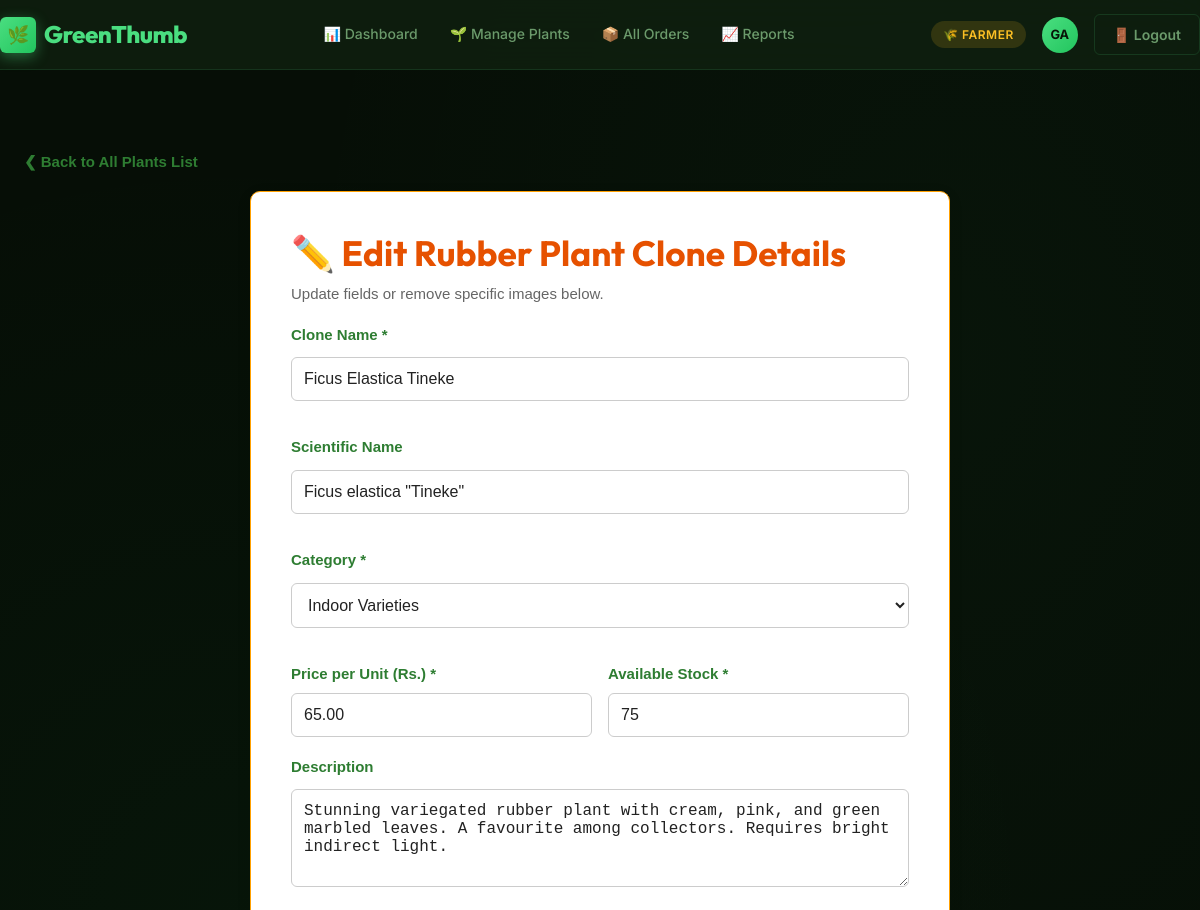
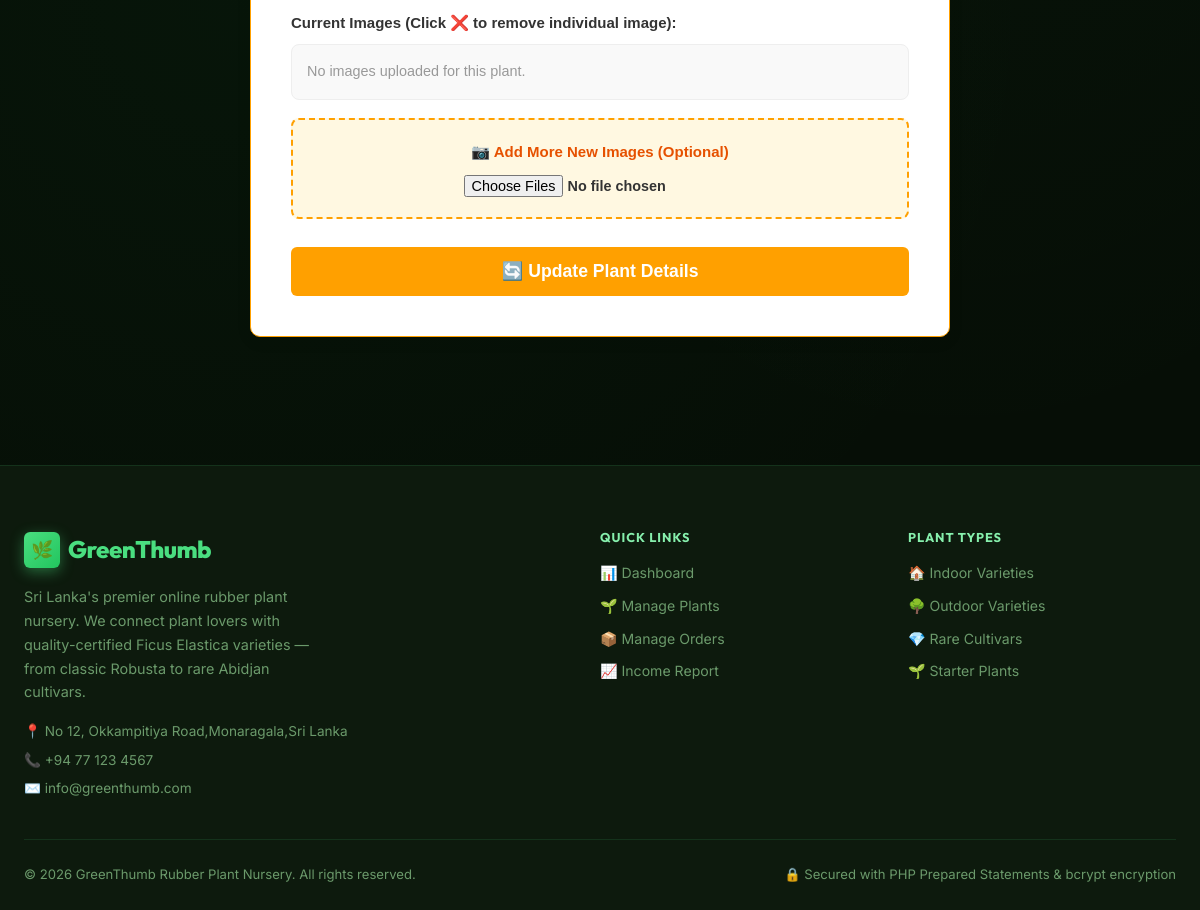
Screenshot of /farmer/edit_plant.php?id=2 (signed in) with the database file from the repository (2 pictures, top to bottom).
### tables this page shows
CREATE TABLE plants (
    plant_id        INT UNSIGNED        NOT NULL AUTO_INCREMENT,

     
    category_id     INT UNSIGNED        NULL,

     
    plant_name      VARCHAR(150)        NOT NULL,

     
    scientific_name VARCHAR(150)        NULL,

     
    description     TEXT                NULL,

     
     
    price_per_unit  DECIMAL(10, 2)      NOT NULL DEFAULT 0.00,

     
    stock_quantity  INT UNSIGNED        NOT NULL DEFAULT 0,

     
    min_order_qty   INT UNSIGNED        NOT NULL DEFAULT 1,

     
    image_filename  VARCHAR(255)        NULL,

     
    is_available    TINYINT(1)          NOT NULL DEFAULT 1,

     
    created_by      INT UNSIGNED        NULL,    
    created_at      TIMESTAMP           NOT NULL DEFAULT CURRENT_TIMESTAMP,
    updated_at      TIMESTAMP           NOT NULL DEFAULT CURRENT_TIMESTAMP
                                                 ON UPDATE CURRENT_TIMESTAMP,

     
     
     
    PRIMARY KEY (plant_id),

     
    CONSTRAINT chk_price_positive   CHECK (price_per_unit >= 0),
    CONSTRAINT chk_stock_positive   CHECK (stock_quantity >= 0),
    CONSTRAINT chk_min_order        CHECK (min_order_qty  >= 1),

     
    INDEX idx_plants_category   (category_id),    
    INDEX idx_plants_available  (is_available),   
    INDEX idx_plants_created_by (created_by),     

     
     
     
    CONSTRAINT fk_plants_category
        FOREIGN KEY (category_id)
        REFERENCES plant_categories (category_id)
        ON UPDATE CASCADE     
        ON DELETE SET NULL,   

    CONSTRAINT fk_plants_created_by
        FOREIGN KEY (created_by)
        REFERENCES users (user_id)
        ON UPDATE CASCADE
        ON DELETE SET NULL    
);

### farmer/edit_plant.php (the view, shortened to what this page needs)
<?php
require_once __DIR__ . '/../config/db.php';
$plant_id = (int)$_GET['id'];
$plant_res = $conn->query("SELECT * FROM plants WHERE plant_id = $plant_id");
$plant = $plant_res->fetch_assoc();
require_once __DIR__ . '/../components/header.php';
?>
<div class="container" style="margin-top: var(--space-xl); margin-bottom: var(--space-2xl); font-family: sans-serif;">
    <div style="margin-bottom: var(--space-md);">
        <a href="manage_plants.php?action=view" style="color: #2e7d32; text-decoration: none; font-weight: bold;">❮ Back to All Plants List</a>
    </div>
    <div class="card" style="max-width: 700px; margin: 0 auto; border: 1px solid #ffa000; border-radius: 10px; background: white; box-shadow: 0 4px 15px rgba(0,0,0,0.08);">
        <div class="card-body" style="padding: var(--space-xl);">
            <h2 style="color: #e65100; margin-bottom: var(--space-sm); font-weight: bold;">✏️ Edit Rubber Plant Clone Details</h2>
            <p class="text-muted" style="margin-bottom: var(--space-md); color: #666;">Update fields or remove specific images below.</p>
            <form action="edit_plant.php?id=<?= $plant_id ?>" method="POST" enctype="multipart/form-data" style="display: flex; flex-direction: column; gap: 18px;">
                <div class="form-group">
                    <label style="font-weight: bold; display:block; margin-bottom:6px; color: #2e7d32;">Clone Name *</label>
                    <input type="text" name="plant_name" class="fixed-input" value="<?= htmlspecialchars($plant['plant_name']) ?>" required>
                </div>
                <div class="form-group">
                    <label style="font-weight: bold; display:block; margin-bottom:6px; color: #2e7d32;">Scientific Name</label>
                    <input type="text" name="scientific_name" class="fixed-input" value="<?= htmlspecialchars($plant['scientific_name'] ?? '') ?>">
                </div>
                <div class="form-group">
                    <label style="font-weight: bold; display:block; margin-bottom:6px; color: #2e7d32;">Category *</label>
                    <select name="category_id" class="fixed-input" required style="height: auto;">
                        <?php
                        $categories = $conn->query("SELECT * FROM plant_categories ORDER BY category_name ASC");
                        while($cat = $categories->fetch_assoc()):
                            $selected = ($cat['category_id'] == $plant['category_id']) ? 'selected' : '';
                        ?>
                            <option value="<?= $cat['category_id'] ?>" <?= $selected ?> style="color: #333;"><?= htmlspecialchars($cat['category_name']) ?></option>
                        <?php endwhile; ?>
                    </select>
                </div>
                <div style="display: grid; grid-template-columns: 1fr 1fr; gap: 16px;">
                    <div>
                        <label style="font-weight: bold; display:block; margin-bottom:6px; color: #2e7d32;">Price per Unit (Rs.) *</label>
                        <input type="number" step="0.01" name="price" class="fixed-input" value="<?= htmlspecialchars($plant['price_per_unit']) ?>" required>
                    </div>
                    <div>
                        <label style="font-weight: bold; display:block; margin-bottom:6px; color: #2e7d32;">Available Stock *</label>
                        <input type="number" name="stock_quantity" class="fixed-input" value="<?= htmlspecialchars($plant['stock_quantity']) ?>" required>
                    </div>
                </div>
                <div class="form-group">
                    <label style="font-weight: bold; display:block; margin-bottom:6px; color: #2e7d32;">Description</label>
                    <textarea name="description" class="fixed-input" rows="4" style="resize: vertical;"><?= htmlspecialchars($plant['description']) ?></textarea>
                </div>
                <div>
                    <label style="font-weight: bold; display:block; margin-bottom:8px; color: #333;">Current Images (Click ❌ to remove individual image):</label>
                    <div style="display: flex; gap: 15px; flex-wrap: wrap; background: #f9f9f9; padding: 15px; border-radius: 8px; border: 1px solid #eee;">
                        <?php
                        $imgs = $conn->query("SELECT * FROM plant_images WHERE plant_id = $plant_id");
                        if ($imgs->num_rows > 0):
                            while($im = $imgs->fetch_assoc()):
                        ?>
                            <div class="img-container">
                                <img src="../uploads/<?= htmlspecialchars($im['image_path']) ?>" style="width: 90px; height: 90px; object-fit: cover; border-radius: 6px; border: 1px solid #ccc; display: block;">
                                <a href="edit_plant.php?id=<?= $plant_id ?>&delete_img_id=<?= $im['id'] ?>" class="delete-img-btn" onclick="return confirm('මෙම පින්තූරය පමණක් ඉවත් කිරීමට අවශ්‍යද?');" title="Delete this image">✕</a>
                            </div>
                        <?php
                            endwhile;
                        else:
                            echo "<span style='color: #999; font-size: 0.9rem;'>No images uploaded for this plant.</span>";
                        endif;
                        ?>
                    </div>
                </div>
                <div style="background: #fff8e1; padding: 20px; border-radius: 8px; border: 2px dashed #ffa000; text-align: center;">
                    <label style="font-weight: bold; color: #e65100; display:block; cursor: pointer; margin-bottom: 5px;">📷 Add More New Images (Optional)</label>
                    <input type="file" name="images[]" multiple style="color: #333; font-weight: bold; font-size: 0.9rem; margin: 10px auto 0 auto; display: block;">
                </div>
                <button type="submit" name="update_plant" style="background: #ffa000; color: white; padding: 14px; font-size: 1.1rem; border: none; border-radius: 6px; cursor: pointer; font-weight: bold; margin-top: 10px; transition: background 0.2s;">
                    🔄 Update Plant Details
                </button>
            </form>
        </div>
    </div>
</div>
<?php require_once __DIR__ . '/../components/footer.php'; ?>

### css/style.css (style rules this page uses)
:root { --clr-bg-deepest: #060e06; --clr-bg-dark: #0d1a0d; --clr-bg-card: #112211; --clr-bg-elevated: #172917; --clr-primary: #4ade80; --clr-primary-dark: #22c55e; --clr-primary-glow: rgba(74, 222, 128, 0.25); --clr-secondary: #86efac; --clr-accent: #bbf7d0; --clr-danger: #f87171; --clr-danger-bg: rgba(248, 113, 113, 0.1); --clr-warning: #fbbf24; --clr-warning-bg: rgba(251, 191, 36, 0.1); --clr-success: #4ade80; --clr-success-bg: rgba(74, 222, 128, 0.1); --clr-info: #60a5fa; --clr-info-bg: rgba(96, 165, 250, 0.1); --clr-text-primary: #f0fdf4; --clr-text-muted: #6b9a6b; --clr-text-link: #4ade80; --clr-border: rgba(74, 222, 128, 0.15); --clr-border-focus: rgba(74, 222, 128, 0.6); --glass-bg: rgba(17, 34, 17, 0.75); --glass-blur: blur(18px); --glass-border: 1px solid rgba(74, 222, 128, 0.12); --font-heading: 'Outfit', sans-serif; --font-body: 'Inter', sans-serif; --space-xs: 4px; --space-sm: 8px; --space-md: 16px; --space-lg: 24px; --space-xl: 40px; --space-2xl: 64px; --radius-sm: 6px; --radius-md: 12px; --radius-lg: 20px; --radius-xl: 32px; --radius-pill: 999px; --shadow-sm: 0 1px 4px rgba(0,0,0,0.4); --shadow-md: 0 4px 20px rgba(0,0,0,0.5); --shadow-lg: 0 12px 48px rgba(0,0,0,0.6); --shadow-glow: 0 0 32px rgba(74, 222, 128, 0.18); --transition-fast: all 0.15s ease; --transition-normal: all 0.25s ease; --transition-slow: all 0.4s cubic-bezier(0.4, 0, 0.2, 1); --navbar-h: 70px; }
*, *::before, *::after { box-sizing: border-box; margin: 0; padding: 0; }
html { scroll-behavior: smooth; -webkit-text-size-adjust: 100%; }
body { font-family: var(--font-body); background-color: var(--clr-bg-deepest); color: var(--clr-text-primary); font-size: 15px; line-height: 1.65; min-height: 100vh; background-image: radial-gradient(ellipse at 20% 50%, rgba(34, 197, 94, 0.04) 0%, transparent 60%), radial-gradient(ellipse at 80% 20%, rgba(74, 222, 128, 0.03) 0%, transparent 50%); }
a { color: var(--clr-text-link); text-decoration: none; transition: var(--transition-fast); }
h1, h2, h3, h4, h5, h6 { font-family: var(--font-heading); font-weight: 700; line-height: 1.2; color: var(--clr-text-primary); }
h2 { font-size: clamp(1.5rem, 4vw, 2.2rem); }
p { color: var(--clr-text-muted); }
.container { width: min(1200px, calc(100% - 48px)); margin-inline: auto; }
.card { background: var(--clr-bg-card); border: var(--glass-border); border-radius: var(--radius-lg); overflow: hidden; transition: var(--transition-slow); position: relative; }
.card-body { padding: var(--space-lg); }
.form-group { display: flex; flex-direction: column; gap: var(--space-xs); margin-bottom: var(--space-md); }

### farmer/edit_plant.php (style rules this page uses)
.fixed-input { width: 100% !important; padding: 12px !important; border-radius: 6px !important; border: 1px solid #ccc !important; box-sizing: border-box !important; background-color: #ffffff !important; color: #222222 !important; font-size: 1rem !important; }

### rows the page displays
plants: plant_name "Ficus Elastica Tineke", scientific_name "Ficus elastica \"Tineke\"", price "65.00", stock_quantity "75", description "Stunning variegated rubber plant with cream, pink, and green marbled leaves. A favourite among collectors. Requires bright indirect light."

### other values shown
$user_role "FARMER"
$user_initials "GA"
form field category_id "Indoor Varieties"
